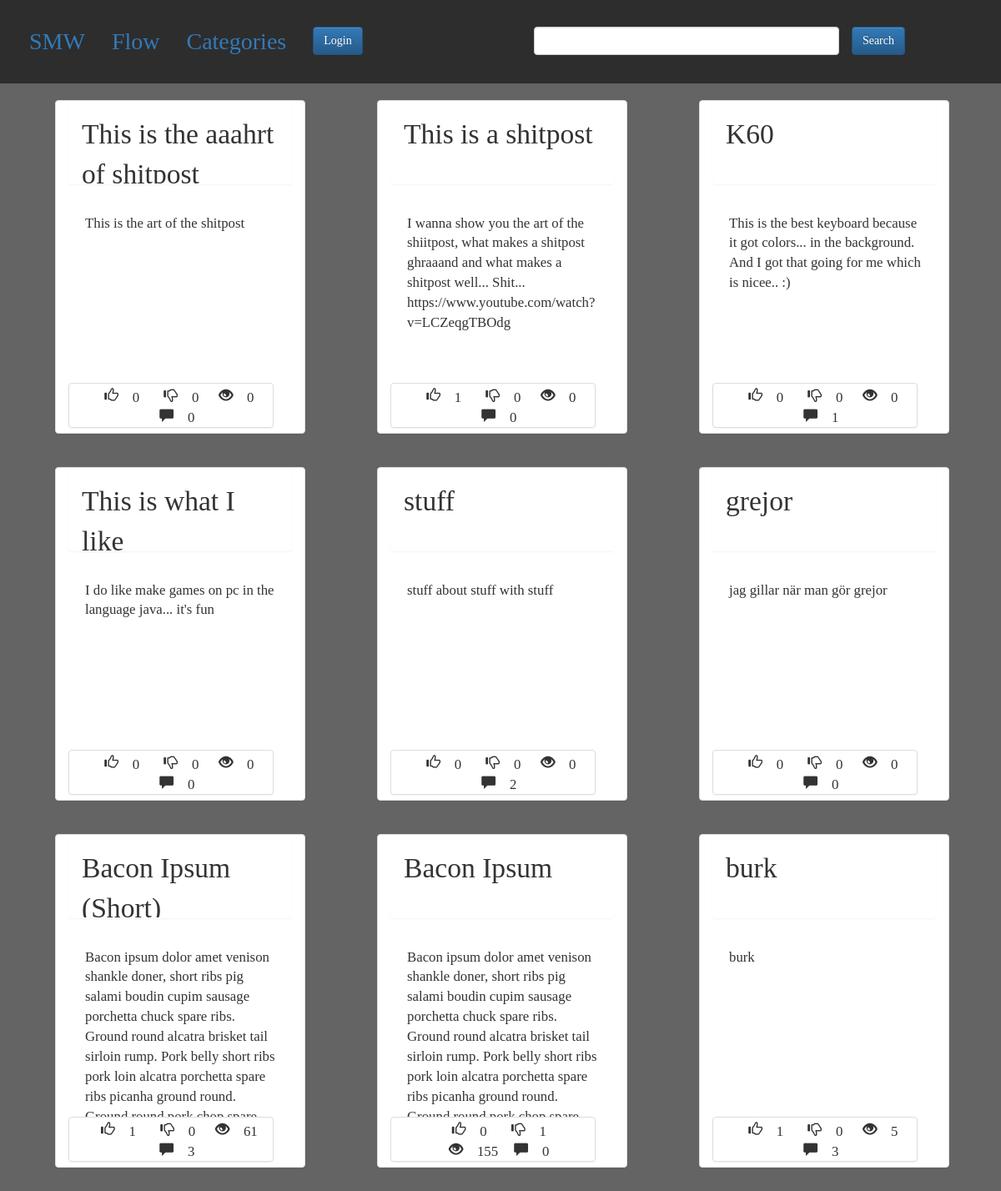
/Flow/, run on the app's committed database.
### smw/models.py (models this page shows, shortened)
class Post(models.Model):
    User = models.ForeignKey(authUser, on_delete=models.CASCADE)
    Category = models.ForeignKey(Category, on_delete=models.CASCADE)
    Title = models.CharField(max_length=200)
    Idea = models.TextField(unique=True)
    Tags = models.CharField(max_length=200, blank=True, null=True)
    Views = models.IntegerField(default=0)
    Wants = models.ManyToManyField(authUser, related_name="Wants")
    Shlts = models.ManyToManyField(authUser, related_name="Shlts")
    Post_Date = models.DateTimeField(default=datetime.now)
    def comment_count(self):
         return self.comment_set.count()
    def Want_count(self):
        return self.Wants.all().count()
    def Shlt_count(self):
        return self.Shlts.all().count()

### smw/views.py (the view)
# urls.py: url(r'^Flow/$', views.FlowView.as_view(), name='flow'),#flow view of all posts
class FlowView(generic.ListView):
    template_name = "smw/flow.html"
    def get_queryset(self):
        if self.request.user.is_authenticated:
            user = self.request.user
            lst = Post.objects.order_by("-Post_Date").exclude(Shlts=user)
            return lst
        else:
            return Post.objects.order_by("-Post_Date")

### smw/templates/smw/flow.html (shortened to what this page needs)
{% extends 'smw/base.html' %}
{% block body %}
{% include 'smw/idea_list.html'%}
{% endblock %}

### smw/templates/smw/idea_list.html
{% for idea in object_list %}
<div class="cont">
<div class="panel panel-default col-lg-3 col-md-5 col-sm-11 col-xs-11 panelCust">
    <p class="panel panel-title postTitle"><a href="{% url 'smw:post' idea.pk %}">{{idea.Title}}</a></p>
    <div class="panel-body postBod">
        <p>{{idea.Idea}}</p>
    </div>
    <center>
        <div class="panel panel-default col-md-11 panel-stats">
            <p class="glyphicon glyphicon-thumbs-up glyphicon-danger"> {{idea.Want_count}}</p>
            <p class="glyphicon glyphicon-thumbs-down"> {{idea.Shlt_count}}</p>
            <p class="glyphicon glyphicon-eye-open"> {{idea.Views}}</p>
            <p class="glyphicon glyphicon-comment"> {{idea.comment_count}}</p>
        </div>
    </center>
</div>
    </div>
{% endfor %}

### smw/static/smw/style.css (style rules this page uses)
html { position: relative; min-height: 100%; }
* { padding: 0px; margin: 0px; box-sizing: border-box; font-family: "Lucida Console", serif; }
body { background-color: rgb(100, 100, 100); padding-bottom: 100px; }
.glyphicon { margin: 0px 0px 0px 15px; }
.panelCust { margin: 20px 20px 20px 5.5%; font-size: 1.2em; height: 400px; overflow: hidden; }
.panel-title { padding: 15px; }
.panel-body { overflow: hidden; word-break: keep-all; max-height: 280px; height: 55%; }
.postTitle { font-size: 2em; height: 25%; overflow: hidden; }
.postBod { margin-top: 20px; margin-left: 5px; }
.glyphicon-thumbs-up { padding: 5px; border-radius: 15px; }
.glyphicon-thumbs-down { padding: 5px; border-radius: 15px; }

### data on the page
Post: Title "This is the aaahrt of shitpost", Idea "This is the art of the shitpost", Want_count "0", Shlt_count "0", Views "0", comment_count "0"
Post: Title "This is a shitpost", Idea "I wanna show you the art of the shiitpost, what makes a shitpost ghraaand and what makes a shitpost well... Shit... https://www.youtube.com/watch?v=LCZeqgTBOdg", Want_count "1", Shlt_count "0", Views "0", comment_count "0"
Post: Title "K60", Idea "This is the best keyboard because it got colors... in the background. And I got that going for me which is nicee.. :)", Want_count "0", Shlt_count "0", Views "0", comment_count "1"
Post: Title "This is what I like", Idea "I do like make games on pc in the language java... it's fun", Want_count "0", Shlt_count "0", Views "0", comment_count "0"
Post: Title "stuff", Idea "stuff about stuff with stuff", Want_count "0", Shlt_count "0", Views "0", comment_count "2"
Post: Title "grejor", Idea "jag gillar när man gör grejor", Want_count "0", Shlt_count "0", Views "0", comment_count "0"
Post: Title "Bacon Ipsum (Short)", Idea "Bacon ipsum dolor amet venison shankle doner, short ribs pig salami boudin cupim sausage porchetta chuck spare ribs. Ground round alcatra brisket tail sirloin rump. Pork belly short ribs pork loin alcatra porchetta spare ribs picanha ground round.…", Want_count "1", Shlt_count "0", Views "61", comment_count "3"
Post: Title "Bacon Ipsum", Idea "Bacon ipsum dolor amet venison shankle doner, short ribs pig salami boudin cupim sausage porchetta chuck spare ribs. Ground round alcatra brisket tail sirloin rump. Pork belly short ribs pork loin alcatra porchetta spare ribs picanha ground round.…", Want_count "0", Shlt_count "1", Views "155", comment_count "0"
Post: Title "burk", Idea "burk", Want_count "1", Shlt_count "0", Views "5", comment_count "3"
